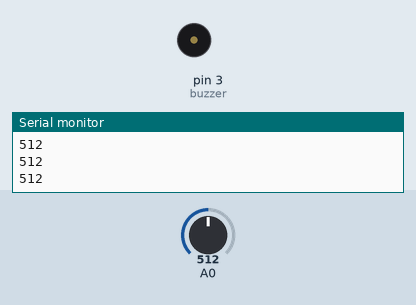
This sketch was run on a simulated Arduino Uno, built with avr-gcc and run on an emulated ATmega328P. Shown: buzzer (waves = sounding), the last lines printed to the serial monitor. The inputs (shaded band) are chosen by the test bench; at power-on: A0 = 512.

Above: at 1.2 s.
1.3 s: A0 set to 294
2.8 s: A0 set to 265
At 3.6 s:
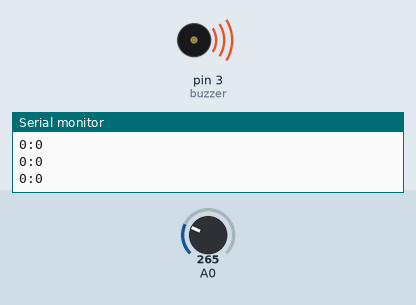
Timing chart, 0 to 5.8 s (numbered marks = the images above; inputs shaded):
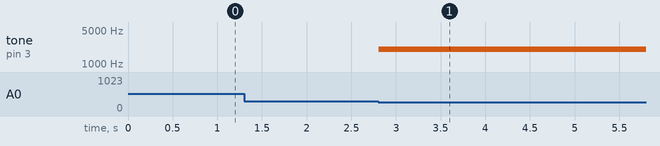

The sketch:

sketch_oct28a.ino
```cpp
#include <core_build_options.h>
#include <swRTC.h>

swRTC rtc;
int melody[]={2024,2024,2024,2024,2024};
int buzzer =3;
int del =1000;
int afk_minutes, afk_seconds;
boolean open = false;


void setup() {
  pinMode(buzzer,OUTPUT);
    //rtc세팅
  rtc.stopRTC();
  rtc.setTime(0,0,0);
  rtc.setDate(1,1,2000);
  Serial.begin(9600);//시리얼 통신 초기화
}

void loop() {
  int sensorValue = analogRead(A0); //적외선센서에서 값을 읽어온다.
  Serial.println(sensorValue); //시리얼 모니터에 센서값을 출력한다.
  delay(10);
  if (sensorValue <= 280) //창문이 열리기 시작할떄
  {
  tone(buzzer,melody[0],3000);
  Serial.println("open");
  rtc.startRTC();
  open = true; //열려있는 상태로 변경
  delay(10);
  }

while(sensorValue <= 280 && open) {
  delay(10);
  sensorValue = analogRead(A0); // 적외선센서의 값을 읽어온다.
  tone(buzzer,melody[1],3000);
  delay(10);
  Serial.print(rtc.getMinutes(), DEC);
  Serial.print(":");
  Serial.println(rtc.getSeconds(), DEC);

    if(sensorValue > 280) { //창문이 열렸다가 다시 닫히기 시작했을 때
      afk_minutes = rtc.getMinutes(); //닫힌 분을 저장
      afk_seconds = rtc.getSeconds(); //닫힌 초를 저장
      }
    }

}
```

Measured:
- the behaviour switches between 281 and 280 on A0 (found by bisection; images 0 and 1)
- after the input at 2.8 s, tone on pin 3 (buzzer): silent → 2024 Hz at once
